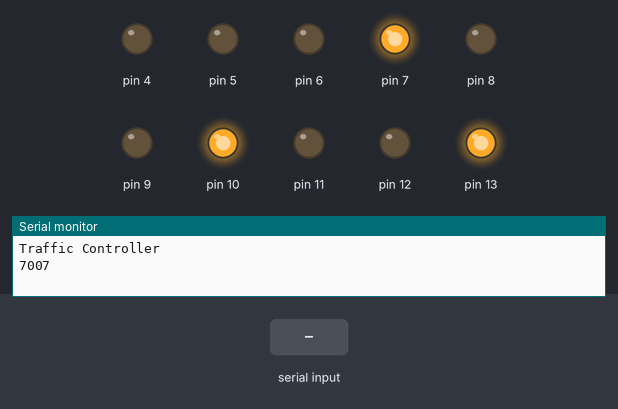
A sketch run on a simulated Arduino Uno, built with avr-gcc and run on an emulated ATmega328P. Parts: output pins drawn as LEDs (lit = HIGH), the last lines printed to the serial monitor. The inputs (shaded band) are chosen by the test bench.

Above: at 6.2 s.
6.3 s: "GA" received over the second serial link
At 8.8 s:
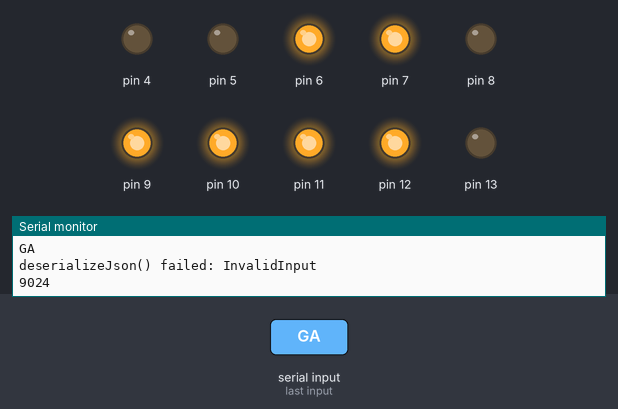
10.3 s: "GB" received over the second serial link
At 11.7 s:
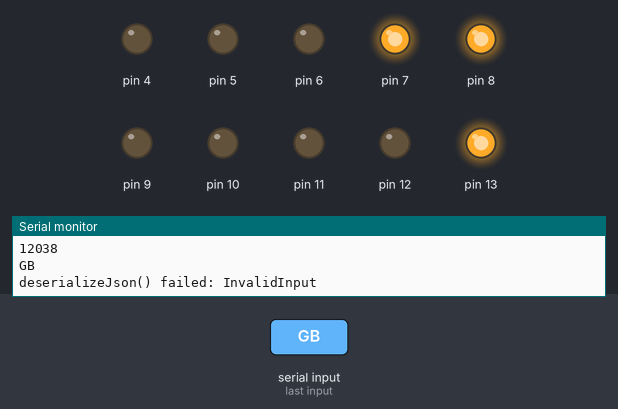
Timing chart, 0 to 24.3 s (numbered marks = the images above; inputs shaded):
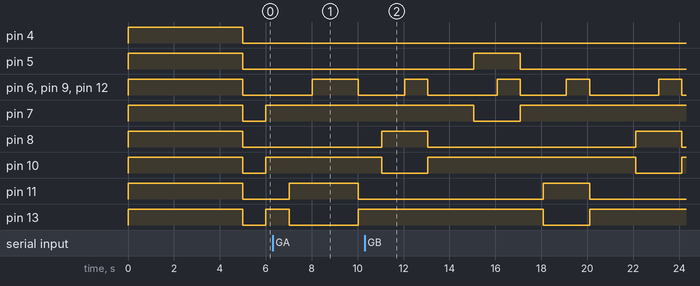

Measured:
- by itself, pin 8: alternates HIGH for 2.0 s and LOW for 9.1 s
- by itself, pin 10: alternates HIGH for 9.1 s and LOW for 2.0 s

The sketch:

traffic_light_nano.ino
```cpp
enum phases {
  MULAI, TRANSISI_A, TRANSISI_B, TRANSISI_C, A, B, C,  AA, BB, CC
};

#include <SoftwareSerial.h>
#include <ArduinoJson.h>
SoftwareSerial SerialPort(2, 3);
phases phase, nextPhase;
unsigned long lightsTimer = 0;
unsigned long timerA = 1000UL;
unsigned long timerB = 1000UL;// rx2 - d2 . tx2 - d3
unsigned long timerC = 1000UL;


void komunikasiSerial() {
  if (SerialPort.available()) {
    String datax = "";
    while (SerialPort.available()) {
      char inputan = (char)SerialPort.read();
      datax = datax + inputan;
    }
    Serial.println(datax);
    StaticJsonDocument<128> doc;
    DeserializationError error = deserializeJson(doc, datax);
    if (error) {
      Serial.print("deserializeJson() failed: ");
      Serial.println(error.c_str());
      return;
    }
    const char* gateway = doc["gateway"];
    int jumlah = doc["jumlah"];
    String gateway_str = String(gateway);
    int jumlah_data = jumlah;

    Serial.println(gateway_str);
    Serial.println(jumlah_data);
    if ((gateway_str == "GA") && (jumlah_data > 0)) {
      timerA = jumlah_data * 1000UL;
      Serial.println(timerA);
    } else if ((gateway_str == "GB") && (jumlah_data > 0)) {
      timerB = jumlah_data * 1000UL;
      Serial.println(timerB);
    }
  }
  delay(1000);
}


void setup() {
  Serial.begin(9600);
  Serial.println("Traffic Controller");
  SerialPort.begin(9600);
  phase = A;

  for (int i = 4; i <= 13; i++) {
    pinMode(i, OUTPUT);
    digitalWrite(i, LOW);
  }

  for (int ii = 4; ii <= 13; ii++) {
    digitalWrite(ii, HIGH);
  }

  delay(5000);
  for (int ii = 4; ii <= 13; ii++) {
    digitalWrite(ii, LOW);
  }
}

void loop() {
  komunikasiSerial();
  phaseChange();
}

void phaseChange() {
  if (millis() >= lightsTimer) {
    phase = nextPhase;
    switch (phase) {
      case MULAI:
        SerialPort.println("0|0|0");

        digitalWrite(13, HIGH);// merah
        digitalWrite(12, LOW); // kuning
        digitalWrite(11, LOW); // hijau

        digitalWrite(10, HIGH);
        digitalWrite(9, LOW);
        digitalWrite(8, LOW);

        digitalWrite(7, HIGH);
        digitalWrite(6, LOW);
        digitalWrite(5, LOW);

        nextPhase = A;
        lightsTimer = millis() + 1000UL;
        Serial.println(lightsTimer);
        break;

      case A:
        SerialPort.println("2|0|0");

        digitalWrite(13, LOW);
        digitalWrite(12, LOW);
        digitalWrite(11, HIGH); // HIJAU

        digitalWrite(10, HIGH);
        digitalWrite(9, LOW);
        digitalWrite(8, LOW);

        digitalWrite(7, HIGH);
        digitalWrite(6, LOW);
        digitalWrite(5, LOW);

        nextPhase = AA;
        lightsTimer = millis() + timerA; // JALUR GATEWAY A
        Serial.println(lightsTimer);
        break;

      case AA:
        SerialPort.println("1|1|0");

        digitalWrite(13, LOW);
        digitalWrite(12, HIGH);
        digitalWrite(11, HIGH); //HIJAU

        digitalWrite(10, HIGH);
        digitalWrite(9, HIGH);
        digitalWrite(8, LOW);

        digitalWrite(7, HIGH);
        digitalWrite(6, HIGH);
        digitalWrite(5, LOW);

        nextPhase = TRANSISI_A;
        lightsTimer = millis() + 1000UL;
        Serial.println(lightsTimer);
        break;

      case TRANSISI_A:
        SerialPort.println("0|0|2");

        digitalWrite(13, HIGH);
        digitalWrite(12, LOW);
        digitalWrite(11, LOW);

        digitalWrite(10, HIGH);
        digitalWrite(9, LOW);
        digitalWrite(8, LOW);// HIJAU

        digitalWrite(7, HIGH);
        digitalWrite(6, LOW);
        digitalWrite(5, LOW);

        nextPhase = B;
        lightsTimer = millis() + 1000UL;
        Serial.println(lightsTimer);
        break;

      case B:
        SerialPort.println("0|2|0");

        digitalWrite(13, HIGH);
        digitalWrite(12, LOW);
        digitalWrite(11, LOW);

        digitalWrite(10, LOW);
        digitalWrite(9, LOW);
        digitalWrite(8, HIGH); // HIJAU

        digitalWrite(7, HIGH);
        digitalWrite(6, LOW);
        digitalWrite(5, LOW);

        nextPhase = BB;
        lightsTimer = millis() + timerB;
        Serial.println(lightsTimer);
        break;

      case BB:
        SerialPort.println("1|2|0");

        digitalWrite(13, HIGH);
        digitalWrite(12, HIGH);
        digitalWrite(11, LOW);

        digitalWrite(10, LOW);
        digitalWrite(9, HIGH);
        digitalWrite(8, HIGH); // HIJAU

        digitalWrite(7, HIGH);
        digitalWrite(6, HIGH);
        digitalWrite(5, LOW);

        nextPhase = TRANSISI_B;
        lightsTimer = millis() + 1000UL;
        Serial.println(lightsTimer);
        break;

      case TRANSISI_B:
        SerialPort.println("0|0|0");

        digitalWrite(13, HIGH);
        digitalWrite(12, LOW);
        digitalWrite(11, LOW);

        digitalWrite(10, HIGH);
        digitalWrite(9, LOW);
        digitalWrite(8, LOW);// HIJAU

        digitalWrite(7, HIGH);
        digitalWrite(6, LOW);
        digitalWrite(5, LOW);

        nextPhase = C;
        lightsTimer = millis() + 1000UL;
        Serial.println(lightsTimer);
        break;


      case C:
        SerialPort.println("0|0|2");

        digitalWrite(13, HIGH);
        digitalWrite(12, LOW);
        digitalWrite(11, LOW);

        digitalWrite(10, HIGH);
        digitalWrite(9, LOW);
        digitalWrite(8, LOW);

        digitalWrite(7, LOW);
        digitalWrite(6, LOW);
        digitalWrite(5, HIGH); // HIJAU

        nextPhase = CC;
        lightsTimer = millis() + timerC;
        Serial.println(lightsTimer);
        break;

      case CC:
        SerialPort.println("0|1|2");

        digitalWrite(13, HIGH);
        digitalWrite(12, HIGH);
        digitalWrite(11, LOW);

        digitalWrite(10, HIGH);
        digitalWrite(9, HIGH);
        digitalWrite(8, LOW);

        digitalWrite(7, LOW);
        digitalWrite(6, HIGH);
        digitalWrite(5, HIGH); // HIJAU

        nextPhase = TRANSISI_C;
        lightsTimer = millis() + 1000UL;
        Serial.println(lightsTimer);
        break;

      case TRANSISI_C:
        SerialPort.println("0|0|0");

        digitalWrite(13, HIGH);
        digitalWrite(12, LOW);
        digitalWrite(11, LOW);

        digitalWrite(10, HIGH);
        digitalWrite(9, LOW);
        digitalWrite(8, LOW);// HIJAU

        digitalWrite(7, HIGH);
        digitalWrite(6, LOW);
        digitalWrite(5, LOW);

        nextPhase = A;
        lightsTimer = millis() + 1000UL;
        Serial.println(lightsTimer);
        break;


      default:
        SerialPort.println("0|0|0");

        digitalWrite(13, LOW);
        digitalWrite(12, LOW);
        digitalWrite(11, LOW);

        digitalWrite(10, LOW);
        digitalWrite(9, LOW);
        digitalWrite(8, LOW);

        digitalWrite(7, LOW);
        digitalWrite(6, LOW);
        digitalWrite(5, LOW);

        break;
    }
  }
}
```
